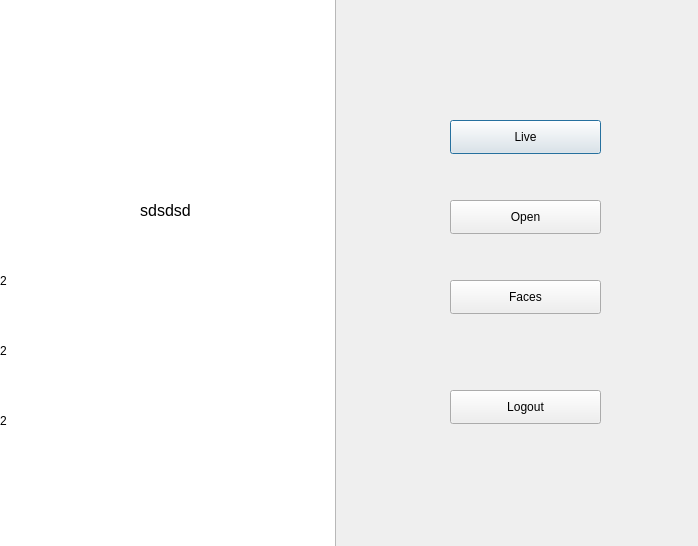
<?xml version="1.0" encoding="UTF-8"?>
<ui version="4.0">
 <class>Dialog</class>
 <widget class="QDialog" name="Dialog">
  <property name="geometry">
   <rect>
    <x>0</x>
    <y>0</y>
    <width>698</width>
    <height>546</height>
   </rect>
  </property>
  <property name="windowTitle">
   <string>Dialog</string>
  </property>
  <widget class="QPushButton" name="pushButton">
   <property name="geometry">
    <rect>
     <x>450</x>
     <y>120</y>
     <width>151</width>
     <height>34</height>
    </rect>
   </property>
   <property name="text">
    <string>Live</string>
   </property>
  </widget>
  <widget class="QPushButton" name="pushButton_2">
   <property name="geometry">
    <rect>
     <x>450</x>
     <y>200</y>
     <width>151</width>
     <height>34</height>
    </rect>
   </property>
   <property name="text">
    <string>Open</string>
   </property>
  </widget>
  <widget class="QPushButton" name="pushButton_3">
   <property name="geometry">
    <rect>
     <x>450</x>
     <y>280</y>
     <width>151</width>
     <height>34</height>
    </rect>
   </property>
   <property name="text">
    <string>Faces</string>
   </property>
  </widget>
  <widget class="QPushButton" name="pushButton_4">
   <property name="geometry">
    <rect>
     <x>450</x>
     <y>390</y>
     <width>151</width>
     <height>34</height>
    </rect>
   </property>
   <property name="text">
    <string>Logout</string>
   </property>
  </widget>
  <widget class="QColumnView" name="columnView">
   <property name="geometry">
    <rect>
     <x>-5</x>
     <y>-9</y>
     <width>341</width>
     <height>571</height>
    </rect>
   </property>
  </widget>
  <widget class="QLabel" name="label">
   <property name="geometry">
    <rect>
     <x>0</x>
     <y>190</y>
     <width>331</width>
     <height>41</height>
    </rect>
   </property>
   <property name="text">
    <string>&lt;html&gt;&lt;head/&gt;&lt;body&gt;&lt;p align=&quot;center&quot;&gt;&lt;span style=&quot; font-size:12pt;&quot;&gt;sdsdsd&lt;/span&gt;&lt;/p&gt;&lt;/body&gt;&lt;/html&gt;</string>
   </property>
  </widget>
  <widget class="QLabel" name="label_2">
   <property name="geometry">
    <rect>
     <x>0</x>
     <y>260</y>
     <width>331</width>
     <height>41</height>
    </rect>
   </property>
   <property name="text">
    <string>2</string>
   </property>
  </widget>
  <widget class="QLabel" name="label_3">
   <property name="geometry">
    <rect>
     <x>0</x>
     <y>330</y>
     <width>331</width>
     <height>41</height>
    </rect>
   </property>
   <property name="text">
    <string>2</string>
   </property>
  </widget>
  <widget class="QLabel" name="label_4">
   <property name="geometry">
    <rect>
     <x>0</x>
     <y>400</y>
     <width>331</width>
     <height>41</height>
    </rect>
   </property>
   <property name="text">
    <string>2</string>
   </property>
  </widget>
 </widget>
 <resources>
  <include location="logo_pm.qrc"/>
 </resources>
 <connections/>
</ui>
